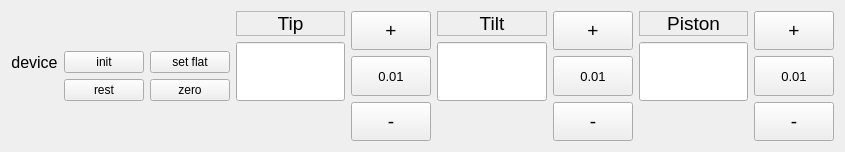
<?xml version="1.0" encoding="UTF-8"?>
<ui version="4.0">
 <class>ttm</class>
 <widget class="QWidget" name="ttm">
  <property name="geometry">
   <rect>
    <x>0</x>
    <y>0</y>
    <width>845</width>
    <height>152</height>
   </rect>
  </property>
  <property name="windowTitle">
   <string>Form</string>
  </property>
  <layout class="QVBoxLayout" name="verticalLayout">
   <item>
    <layout class="QHBoxLayout" name="hl_controls">
     <item>
      <layout class="QVBoxLayout" name="verticalLayout_2">
       <item>
        <spacer name="verticalSpacer_6">
         <property name="orientation">
          <enum>Qt::Vertical</enum>
         </property>
         <property name="sizeHint" stdset="0">
          <size>
           <width>20</width>
           <height>40</height>
          </size>
         </property>
        </spacer>
       </item>
       <item>
        <widget class="QLabel" name="label_device">
         <property name="font">
          <font>
           <pointsize>12</pointsize>
          </font>
         </property>
         <property name="text">
          <string>device</string>
         </property>
         <property name="alignment">
          <set>Qt::AlignCenter</set>
         </property>
        </widget>
       </item>
       <item>
        <widget class="xqt::fsmDisplay" name="label_device_status">
         <property name="font">
          <font>
           <pointsize>14</pointsize>
          </font>
         </property>
        </widget>
       </item>
       <item>
        <spacer name="verticalSpacer_7">
         <property name="orientation">
          <enum>Qt::Vertical</enum>
         </property>
         <property name="sizeHint" stdset="0">
          <size>
           <width>20</width>
           <height>40</height>
          </size>
         </property>
        </spacer>
       </item>
      </layout>
     </item>
     <item>
      <layout class="QVBoxLayout" name="vl_buttons">
       <item>
        <spacer name="verticalSpacer_4">
         <property name="orientation">
          <enum>Qt::Vertical</enum>
         </property>
         <property name="sizeHint" stdset="0">
          <size>
           <width>20</width>
           <height>40</height>
          </size>
         </property>
        </spacer>
       </item>
       <item>
        <layout class="QGridLayout" name="grid_buttons">
         <item row="1" column="0">
          <widget class="QPushButton" name="button_release">
           <property name="focusPolicy">
            <enum>Qt::NoFocus</enum>
           </property>
           <property name="text">
            <string>rest</string>
           </property>
          </widget>
         </item>
         <item row="1" column="1">
          <widget class="QPushButton" name="button_zero">
           <property name="focusPolicy">
            <enum>Qt::NoFocus</enum>
           </property>
           <property name="text">
            <string>zero</string>
           </property>
          </widget>
         </item>
         <item row="0" column="1">
          <widget class="QPushButton" name="button_flat">
           <property name="focusPolicy">
            <enum>Qt::NoFocus</enum>
           </property>
           <property name="text">
            <string>set flat</string>
           </property>
          </widget>
         </item>
         <item row="0" column="0">
          <widget class="QPushButton" name="button_home">
           <property name="focusPolicy">
            <enum>Qt::NoFocus</enum>
           </property>
           <property name="text">
            <string>init</string>
           </property>
          </widget>
         </item>
        </layout>
       </item>
       <item>
        <spacer name="verticalSpacer_5">
         <property name="orientation">
          <enum>Qt::Vertical</enum>
         </property>
         <property name="sizeHint" stdset="0">
          <size>
           <width>20</width>
           <height>40</height>
          </size>
         </property>
        </spacer>
       </item>
      </layout>
     </item>
     <item>
      <layout class="QVBoxLayout" name="vl_1">
       <item>
        <layout class="QHBoxLayout" name="hl_1" stretch="3,1">
         <item>
          <layout class="QVBoxLayout" name="vl_1_text" stretch="0,1,0">
           <item>
            <widget class="QLabel" name="label_1">
             <property name="font">
              <font>
               <pointsize>14</pointsize>
              </font>
             </property>
             <property name="frameShape">
              <enum>QFrame::StyledPanel</enum>
             </property>
             <property name="text">
              <string>Tip</string>
             </property>
             <property name="alignment">
              <set>Qt::AlignCenter</set>
             </property>
            </widget>
           </item>
           <item>
            <widget class="xqt::statusEntry" name="pos_1">
             <property name="sizePolicy">
              <sizepolicy hsizetype="Expanding" vsizetype="MinimumExpanding">
               <horstretch>0</horstretch>
               <verstretch>0</verstretch>
              </sizepolicy>
             </property>
             <property name="font">
              <font>
               <pointsize>12</pointsize>
              </font>
             </property>
             <property name="focusPolicy">
              <enum>Qt::ClickFocus</enum>
             </property>
            </widget>
           </item>
           <item>
            <spacer name="verticalSpacer">
             <property name="orientation">
              <enum>Qt::Vertical</enum>
             </property>
             <property name="sizeHint" stdset="0">
              <size>
               <width>20</width>
               <height>40</height>
              </size>
             </property>
            </spacer>
           </item>
          </layout>
         </item>
         <item>
          <layout class="QVBoxLayout" name="vl_gainButtons">
           <item>
            <widget class="QPushButton" name="button_up_1">
             <property name="sizePolicy">
              <sizepolicy hsizetype="MinimumExpanding" vsizetype="MinimumExpanding">
               <horstretch>0</horstretch>
               <verstretch>0</verstretch>
              </sizepolicy>
             </property>
             <property name="font">
              <font>
               <pointsize>14</pointsize>
              </font>
             </property>
             <property name="focusPolicy">
              <enum>Qt::NoFocus</enum>
             </property>
             <property name="text">
              <string>+</string>
             </property>
            </widget>
           </item>
           <item>
            <widget class="QPushButton" name="button_scale_1">
             <property name="sizePolicy">
              <sizepolicy hsizetype="MinimumExpanding" vsizetype="MinimumExpanding">
               <horstretch>0</horstretch>
               <verstretch>0</verstretch>
              </sizepolicy>
             </property>
             <property name="font">
              <font>
               <pointsize>10</pointsize>
              </font>
             </property>
             <property name="focusPolicy">
              <enum>Qt::NoFocus</enum>
             </property>
             <property name="text">
              <string>0.01</string>
             </property>
            </widget>
           </item>
           <item>
            <widget class="QPushButton" name="button_down_1">
             <property name="sizePolicy">
              <sizepolicy hsizetype="MinimumExpanding" vsizetype="MinimumExpanding">
               <horstretch>0</horstretch>
               <verstretch>0</verstretch>
              </sizepolicy>
             </property>
             <property name="font">
              <font>
               <pointsize>14</pointsize>
              </font>
             </property>
             <property name="focusPolicy">
              <enum>Qt::NoFocus</enum>
             </property>
             <property name="text">
              <string>-</string>
             </property>
            </widget>
           </item>
          </layout>
         </item>
        </layout>
       </item>
      </layout>
     </item>
     <item>
      <layout class="QVBoxLayout" name="vl_2">
       <item>
        <layout class="QHBoxLayout" name="hl_2" stretch="3,1">
         <item>
          <layout class="QVBoxLayout" name="vl_1_text_2" stretch="0,1,0">
           <item>
            <widget class="QLabel" name="label_2">
             <property name="font">
              <font>
               <pointsize>14</pointsize>
              </font>
             </property>
             <property name="frameShape">
              <enum>QFrame::StyledPanel</enum>
             </property>
             <property name="text">
              <string>Tilt</string>
             </property>
             <property name="alignment">
              <set>Qt::AlignCenter</set>
             </property>
            </widget>
           </item>
           <item>
            <widget class="xqt::statusEntry" name="pos_2">
             <property name="sizePolicy">
              <sizepolicy hsizetype="Expanding" vsizetype="MinimumExpanding">
               <horstretch>0</horstretch>
               <verstretch>0</verstretch>
              </sizepolicy>
             </property>
             <property name="font">
              <font>
               <pointsize>12</pointsize>
              </font>
             </property>
             <property name="focusPolicy">
              <enum>Qt::ClickFocus</enum>
             </property>
            </widget>
           </item>
           <item>
            <spacer name="verticalSpacer_2">
             <property name="orientation">
              <enum>Qt::Vertical</enum>
             </property>
             <property name="sizeHint" stdset="0">
              <size>
               <width>20</width>
               <height>40</height>
              </size>
             </property>
            </spacer>
           </item>
          </layout>
         </item>
         <item>
          <layout class="QVBoxLayout" name="vl_gainButtons_2">
           <item>
            <widget class="QPushButton" name="button_up_2">
             <property name="sizePolicy">
              <sizepolicy hsizetype="MinimumExpanding" vsizetype="MinimumExpanding">
               <horstretch>0</horstretch>
               <verstretch>0</verstretch>
              </sizepolicy>
             </property>
             <property name="font">
              <font>
               <pointsize>14</pointsize>
              </font>
             </property>
             <property name="focusPolicy">
              <enum>Qt::NoFocus</enum>
             </property>
             <property name="text">
              <string>+</string>
             </property>
            </widget>
           </item>
           <item>
            <widget class="QPushButton" name="button_scale_2">
             <property name="sizePolicy">
              <sizepolicy hsizetype="MinimumExpanding" vsizetype="MinimumExpanding">
               <horstretch>0</horstretch>
               <verstretch>0</verstretch>
              </sizepolicy>
             </property>
             <property name="font">
              <font>
               <pointsize>10</pointsize>
              </font>
             </property>
             <property name="focusPolicy">
              <enum>Qt::NoFocus</enum>
             </property>
             <property name="text">
              <string>0.01</string>
             </property>
            </widget>
           </item>
           <item>
            <widget class="QPushButton" name="button_down_2">
             <property name="sizePolicy">
              <sizepolicy hsizetype="MinimumExpanding" vsizetype="MinimumExpanding">
               <horstretch>0</horstretch>
               <verstretch>0</verstretch>
              </sizepolicy>
             </property>
             <property name="font">
              <font>
               <pointsize>14</pointsize>
              </font>
             </property>
             <property name="focusPolicy">
              <enum>Qt::NoFocus</enum>
             </property>
             <property name="text">
              <string>-</string>
             </property>
            </widget>
           </item>
          </layout>
         </item>
        </layout>
       </item>
      </layout>
     </item>
     <item>
      <layout class="QVBoxLayout" name="vl_3">
       <item>
        <layout class="QHBoxLayout" name="hl_3" stretch="3,1">
         <item>
          <layout class="QVBoxLayout" name="vl_1_text_3" stretch="0,1,0">
           <item>
            <widget class="QLabel" name="label_3">
             <property name="font">
              <font>
               <pointsize>14</pointsize>
              </font>
             </property>
             <property name="frameShape">
              <enum>QFrame::StyledPanel</enum>
             </property>
             <property name="text">
              <string>Piston</string>
             </property>
             <property name="alignment">
              <set>Qt::AlignCenter</set>
             </property>
            </widget>
           </item>
           <item>
            <widget class="xqt::statusEntry" name="pos_3">
             <property name="sizePolicy">
              <sizepolicy hsizetype="Expanding" vsizetype="MinimumExpanding">
               <horstretch>0</horstretch>
               <verstretch>0</verstretch>
              </sizepolicy>
             </property>
             <property name="font">
              <font>
               <pointsize>12</pointsize>
              </font>
             </property>
             <property name="focusPolicy">
              <enum>Qt::ClickFocus</enum>
             </property>
            </widget>
           </item>
           <item>
            <spacer name="verticalSpacer_3">
             <property name="orientation">
              <enum>Qt::Vertical</enum>
             </property>
             <property name="sizeHint" stdset="0">
              <size>
               <width>20</width>
               <height>40</height>
              </size>
             </property>
            </spacer>
           </item>
          </layout>
         </item>
         <item>
          <layout class="QVBoxLayout" name="vl_gainButtons_3">
           <item>
            <widget class="QPushButton" name="button_up_3">
             <property name="sizePolicy">
              <sizepolicy hsizetype="MinimumExpanding" vsizetype="MinimumExpanding">
               <horstretch>0</horstretch>
               <verstretch>0</verstretch>
              </sizepolicy>
             </property>
             <property name="font">
              <font>
               <pointsize>14</pointsize>
              </font>
             </property>
             <property name="focusPolicy">
              <enum>Qt::NoFocus</enum>
             </property>
             <property name="text">
              <string>+</string>
             </property>
            </widget>
           </item>
           <item>
            <widget class="QPushButton" name="button_scale_3">
             <property name="sizePolicy">
              <sizepolicy hsizetype="MinimumExpanding" vsizetype="MinimumExpanding">
               <horstretch>0</horstretch>
               <verstretch>0</verstretch>
              </sizepolicy>
             </property>
             <property name="font">
              <font>
               <pointsize>10</pointsize>
              </font>
             </property>
             <property name="focusPolicy">
              <enum>Qt::NoFocus</enum>
             </property>
             <property name="text">
              <string>0.01</string>
             </property>
            </widget>
           </item>
           <item>
            <widget class="QPushButton" name="button_down_3">
             <property name="sizePolicy">
              <sizepolicy hsizetype="MinimumExpanding" vsizetype="MinimumExpanding">
               <horstretch>0</horstretch>
               <verstretch>0</verstretch>
              </sizepolicy>
             </property>
             <property name="font">
              <font>
               <pointsize>14</pointsize>
              </font>
             </property>
             <property name="focusPolicy">
              <enum>Qt::NoFocus</enum>
             </property>
             <property name="text">
              <string>-</string>
             </property>
            </widget>
           </item>
          </layout>
         </item>
        </layout>
       </item>
      </layout>
     </item>
    </layout>
   </item>
  </layout>
 </widget>
 <customwidgets>
  <customwidget>
   <class>xqt::statusEntry</class>
   <extends>QLineEdit</extends>
   <header>../xWidgets/statusEntry.hpp</header>
  </customwidget>
  <customwidget>
   <class>xqt::fsmDisplay</class>
   <extends>QLabel</extends>
   <header>../xWidgets/fsmDisplay.hpp</header>
  </customwidget>
 </customwidgets>
 <resources/>
 <connections/>
</ui>
